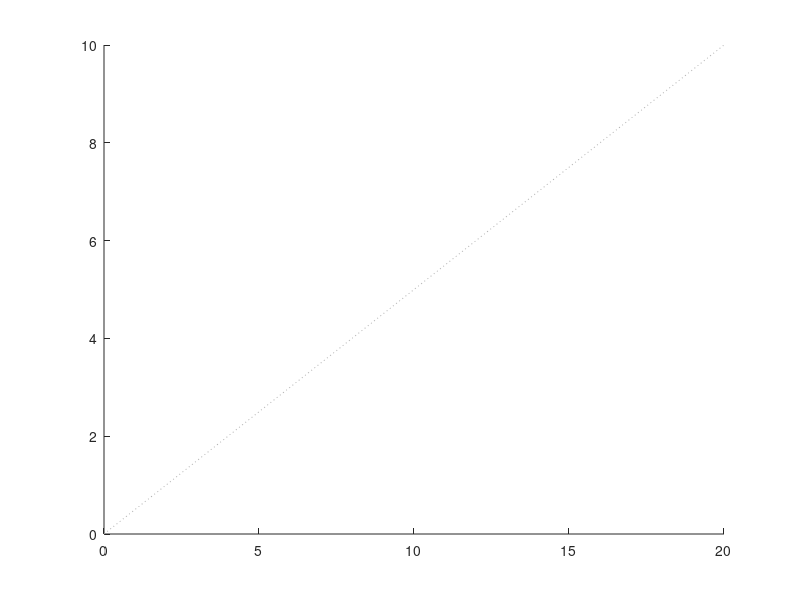

MATLAB code for this plot: (Note: this script raises an error after producing the figure.)
function [] = StateSpaceGeometry()

  close all

  %% Colors and helper functions
  gray   = [0.70  0.70  0.70];
  blue   = [0.40  0.75  1.00];
  orange = [1.00  0.59  0.40];
  black  = [0.33  0.30  0.33];
  green  = [0.49  0.88  0.49];

  %% Main Vectors and some proj.bections/computations
  v.a = [2 1]';
  v.b = [1 1]';
  v.c = [2 2.5]';
  v.o = [0 0]';

  vs = {'b', 'c'};
  for n = 1:length(vs)
    vv = vs{n};
    beta.(vv) = inv(v.a'*v.a)*v.a'*v.(vv);
    proj.(vv) = beta.(vv)*v.a;

    runRise.(vv)    = proj.(vv)-v.(vv);
    slope.(vv)      = runRise.(vv)(2)/runRise.(vv)(1);
    yintercept.(vv) = v.(vv)(2) - v.(vv)(1)*slope.(vv);
    xintercept.(vv) = -yintercept.(vv)/slope.(vv);
  end



  %% Function to draw arrow and add annote
  function [H] = myarrow(base, point, color)
    if ~exist('color', 'var')
      color = black;
    end

    H = arrow(base, point, 3, 'FaceColor', color, 'EdgeColor', color);
    text(point(1), point(2)-0.01*diff(ylim()), sprintf('(%2.1f,%2.1f)', point(1), point(2)), 'FontSize', 14);
  end


  %% Fig1: Starting plot: Just vector v.a and its direction
  function [fig] = Fig1(hoff)
    fig = figure();
    hold on

    plot([0 v.a(1)*10], [0 v.a(2)*10], ':', 'Color', gray);
    myarrow(v.o,v.a);

    if hoff
      hold off
    end
  end


  %% Fig2: Add vector v.b to Fig1
  function [fig] = Fig2(hoff)
    fig = Fig1(0);

    myarrow(v.o, v.b, blue);

    if hoff
      hold off
    end
  end


  %% Fig3: Show proj.bection of y1 onto v.a, with the epsilon
  function [fig] = Fig3(hoff)
    fig = Fig2(0);

    myarrow(v.o, proj.b, blue);
    myarrow(v.b, proj.b, orange);

    if hoff
      hold off
    end
  end


  %% Fig4: Extend epsilon line
  function [fig] = Fig4(hoff)
    fig = Fig3(0);

    plot([0 xintercept.b], [yintercept.b 0], ':', 'Color', gray)

    if hoff
      hold off
    end
  end

  %% Fig5: Many vectors along epsilon line
  function [fig] = Fig5(hoff)
    fig = Fig2(0);

    plot([0 xintercept.b], [yintercept.b 0], ':', 'Color', gray)
    myarrow(v.o, proj.b, blue);
    for w = -3:1:2
      myarrow(v.o, w*proj.b+(1-w)*v.b, blue);
    end

    if hoff
      hold off
    end
  end

  %% Fig5: Show for other line
  function [fig] = Fig6(hoff)
    fig = Fig4(0);

    myarrow(v.o, v.c, green);
    myarrow(v.o, proj.c, green);
    myarrow(v.c, proj.c, orange);
    plot([0 xintercept.c], [yintercept.c 0], ':', 'Color', gray)

    if hoff
      hold off
    end
  end


  fig.f1 = Fig1(1);
  fig.f2 = Fig2(1);
  fig.f3 = Fig3(1);
  fig.f4 = Fig4(1);
  fig.f5 = Fig5(1);
  fig.f6 = Fig6(1);


  lim = [0 3];
  f = fieldnames(fig);
  for n = 1:length(f)
    figure(fig.(f{n}))
    axis([lim, lim])
    set(gca(), 'FontSize', 16)
  end

end
